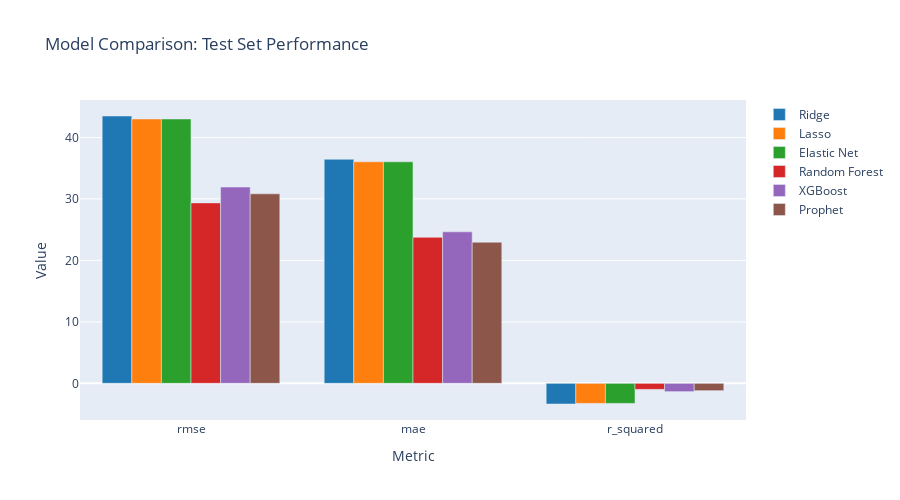

This figure's notebook cell:
### Code cell
# Extract stats for comparison
stats_list = [
    fit_ridge.extract_outputs()[2],
    fit_lasso.extract_outputs()[2],
    fit_elasticnet.extract_outputs()[2],
    fit_rf.extract_outputs()[2],
    fit_xgb.extract_outputs()[2],
    fit_prophet.extract_outputs()[2]
]

model_names = ["Ridge", "Lasso", "Elastic Net", "Random Forest", "XGBoost", "Prophet"]

# Compare test set performance
fig = plot_model_comparison(
    stats_list,
    model_names=model_names,
    metrics=["rmse", "mae", "r_squared"],
    plot_type="bar"
)
fig.update_layout(title="Model Comparison: Test Set Performance")
fig.show()

### Figure 1 — Plotly figure (JSON) as saved in the notebook; plotly's stock layout.template omitted (floating-point values rounded to 4 significant figures)
{"data": [{"hovertemplate": "Ridge<br>%{x}: %{y:.4f}<extra></extra>", "marker": {"color": "#1f77b4"}, "name": "Ridge", "type": "bar", "x": ["rmse", "mae", "r_squared"], "y": [43.49, 36.45, -3.362]}, {"hovertemplate": "Lasso<br>%{x}: %{y:.4f}<extra></extra>", "marker": {"color": "#ff7f0e"}, "name": "Lasso", "type": "bar", "x": ["rmse", "mae", "r_squared"], "y": [43.0, 36.04, -3.265]}, {"hovertemplate": "Elastic Net<br>%{x}: %{y:.4f}<extra></extra>", "marker": {"color": "#2ca02c"}, "name": "Elastic Net", "type": "bar", "x": ["rmse", "mae", "r_squared"], "y": [43.0, 36.04, -3.265]}, {"hovertemplate": "Random Forest<br>%{x}: %{y:.4f}<extra></extra>", "marker": {"color": "#d62728"}, "name": "Random Forest", "type": "bar", "x": ["rmse", "mae", "r_squared"], "y": [29.35, 23.75, -0.987]}, {"hovertemplate": "XGBoost<br>%{x}: %{y:.4f}<extra></extra>", "marker": {"color": "#9467bd"}, "name": "XGBoost", "type": "bar", "x": ["rmse", "mae", "r_squared"], "y": [31.93, 24.64, -1.352]}, {"hovertemplate": "Prophet<br>%{x}: %{y:.4f}<extra></extra>", "marker": {"color": "#8c564b"}, "name": "Prophet", "type": "bar", "x": ["rmse", "mae", "r_squared"], "y": [30.83, 22.95, -1.192]}], "layout": {"barmode": "group", "height": 500, "hovermode": "x", "showlegend": true, "title": {"text": "Model Comparison: Test Set Performance"}, "xaxis": {"title": {"text": "Metric"}}, "yaxis": {"title": {"text": "Value"}}}}
